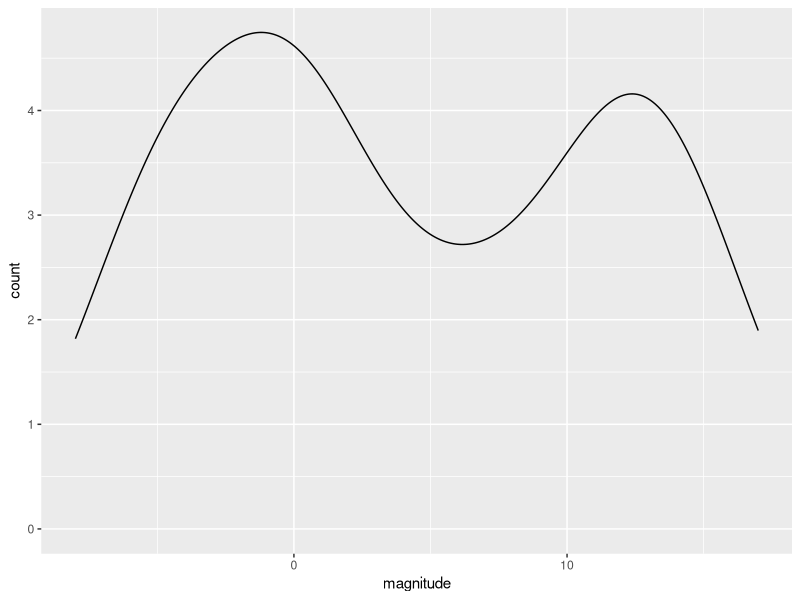
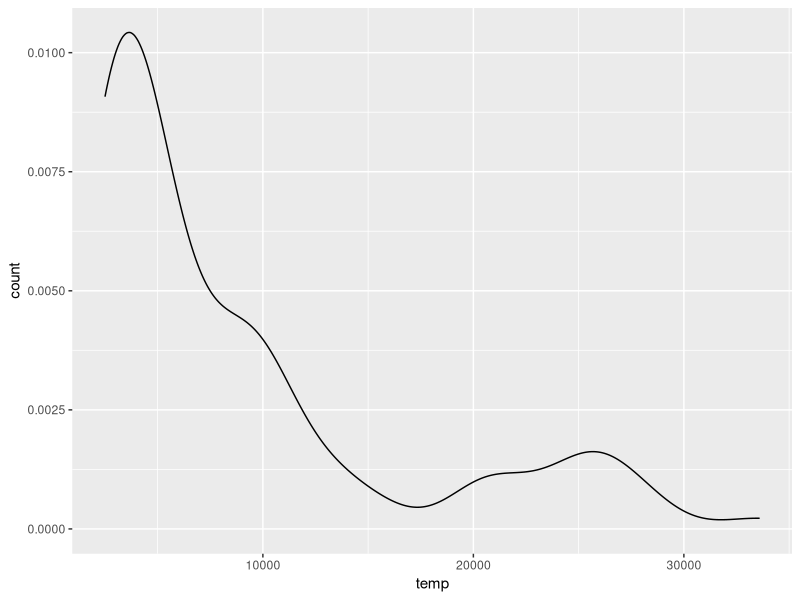
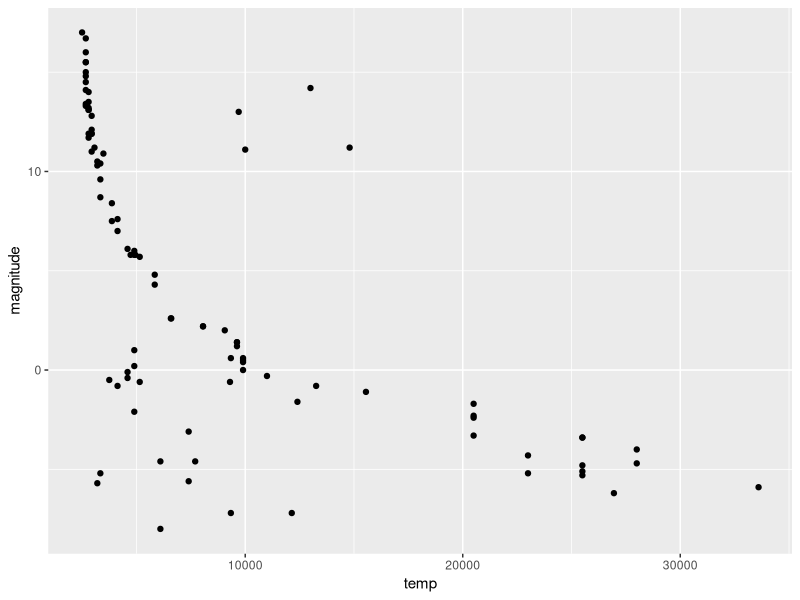
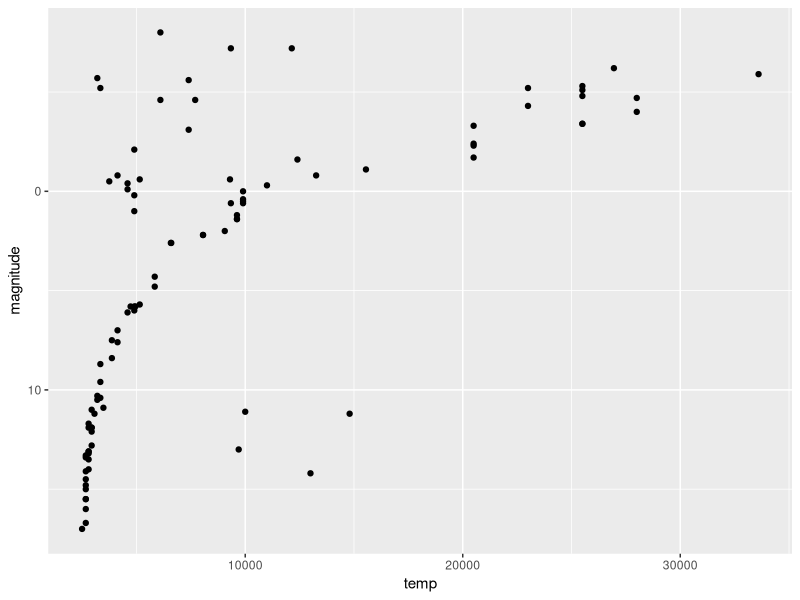
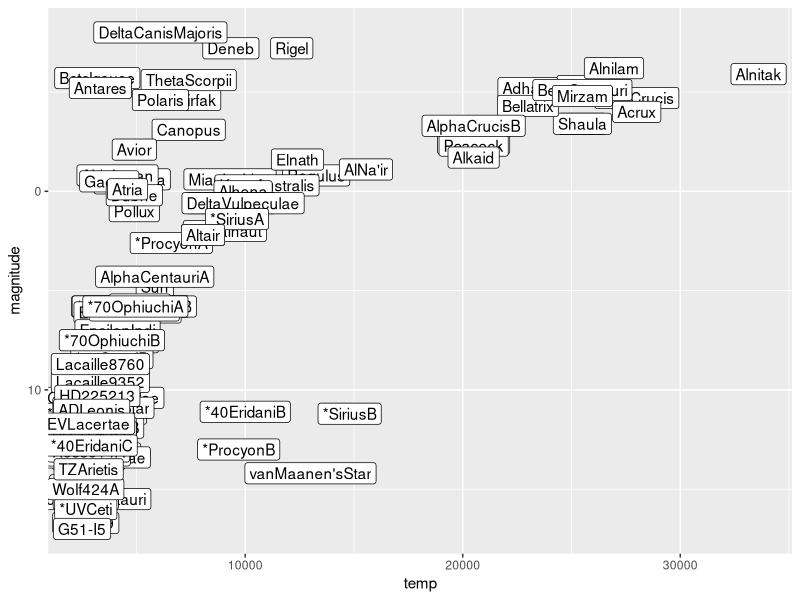
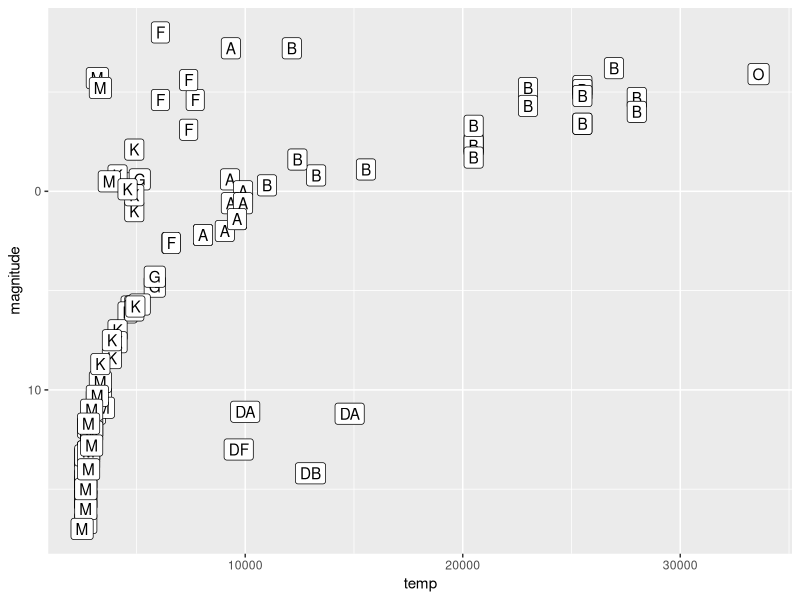

These figures' R source, in order:
library(tidyverse)
library(dslabs)
data(stars)
options(digits = 3)   # report 3 significant digits


# Q1.

mean(stars$magnitude)
sd(stars$magnitude)


# Q2.

stars %>% 
  ggplot(aes(magnitude,y = ..count.., fill = magnitude)) +
  geom_density(alpha = 0.2)


# Q3.

stars %>% 
  ggplot(aes(temp,y = ..count.., fill = magnitude)) +
  geom_density(alpha = 0.2)


# Q4.

stars %>%
  ggplot(aes(temp, magnitude)) +
  geom_point()


# Q5.

stars %>%
  ggplot(aes(temp, magnitude)) +
  scale_y_reverse() +
  geom_point()
  

# Q8.

stars %>%
  select(temp, magnitude, star) %>%
  ggplot(aes(temp, magnitude, label = star)) +
  scale_y_reverse() +
  geom_label()

# Q9.

stars %>%
  ggplot(aes(temp, magnitude, label = type)) +
  scale_y_reverse() +
  geom_label()

stars
